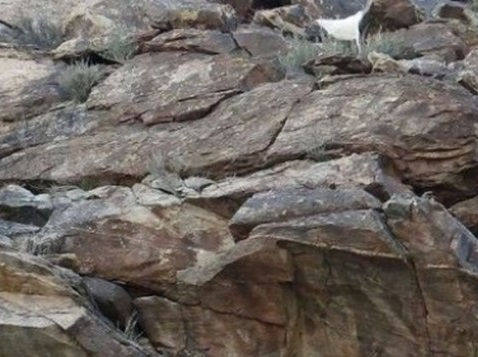
#> input picture html/rsc/src/400_OpenCV (OpenCV 파이썬)/ch_07_domain/blurred.jpg, 478 x 357 px
$ jupyter execute '130_라플라시안 샤프닝 커널 예제 01.ipynb'
#> lines starting #> are read from the running program, lines starting #| are printed output that depends on the picture
[cell 1]
import cv2, numpy as np, matplotlib.pyplot as plt

# 이미지 불러오기
img = cv2.imread('blurred.jpg', cv2.IMREAD_GRAYSCALE)
#> img: shape (357, 478); min 0, max 255, mean 103.3

# 샤프닝 커널 생성
kernel = np.array([[0, -1, 0], [-1, 5,-1], [0, -1, 0]])

# filter2D를 사용하여 커널을 이미지에 적용
img_sharpened = cv2.filter2D(img, -1, kernel)
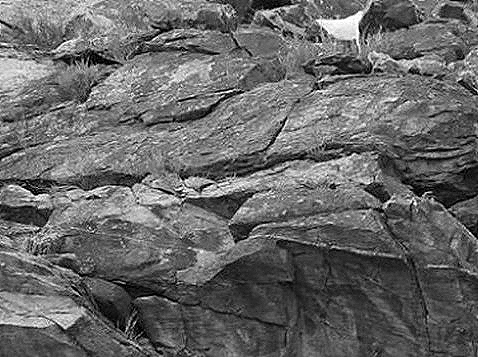
#> img_sharpened: shape (357, 478); min 0, max 255, mean 103.4

# 원본 이미지와 샤프닝 이미지 비교 출력
plt.figure(figsize=(10, 5))

# 원본 이미지 출력
plt.subplot(1, 2, 1)
plt.imshow(img, cmap="gray")
plt.title('Original Image')
plt.axis('off')

# 샤프닝 이미지 출력
plt.subplot(1, 2, 2)
plt.imshow(img_sharpened, cmap="gray")
plt.title( f'Sharpened Image 01' )
plt.axis('off')

plt.tight_layout()
plt.show()
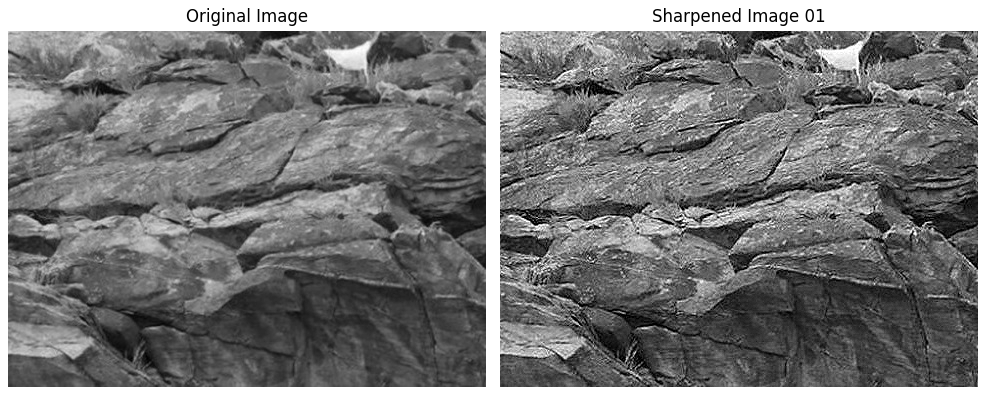
#> figure drawn by matplotlib, 2 panels
